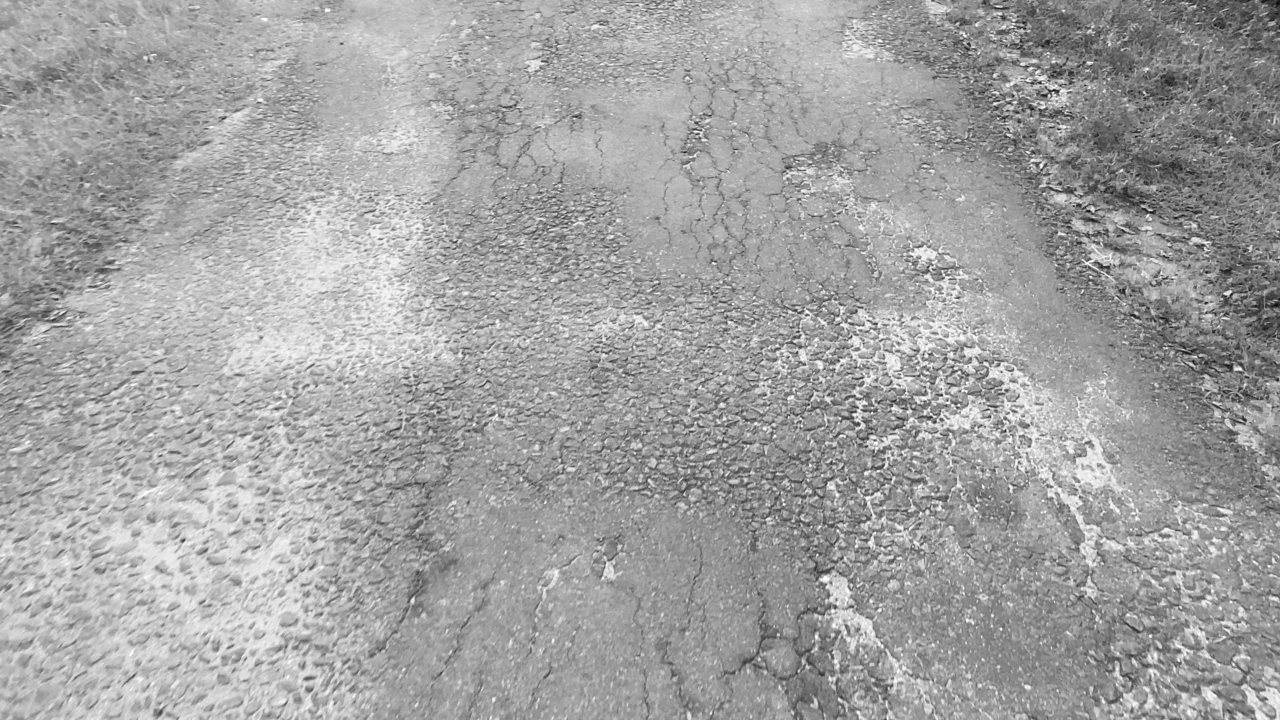
#> input picture Vid_02/frame_1020.jpg, 3840 x 2160 px (shown at 1/3 size)
$ python -i enhancement.py   (imports and definitions only)
#> lines starting #> are read from the running program, lines starting #| are printed output that depends on the picture
#> further down, picture is the input picture: shape (2160, 3840, 3); min 0, max 255, mean 162.5
import cv2
import numpy as np

def enhance_frame(frame):

    # Resize
    frame = cv2.resize(frame, (640, 480))
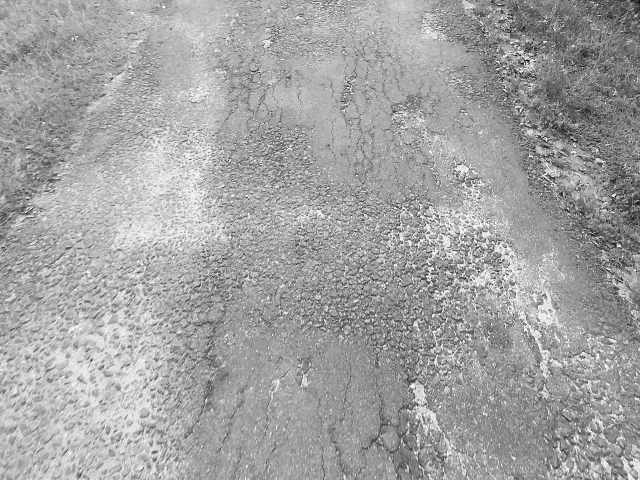
#> frame: shape (480, 640, 3); min 7, max 255, mean 162.5

    # Convert to grayscale
    gray = cv2.cvtColor(frame, cv2.COLOR_BGR2GRAY)

    # Gaussian blur
    blur = cv2.GaussianBlur(gray, (5, 5), 1)

    return blur

>>> import cv2
>>> picture = cv2.imread('../Vid_02/frame_1020.jpg')
>>> result = enhance_frame(picture)

$ run again, on Vid_02/frame_1100.jpg
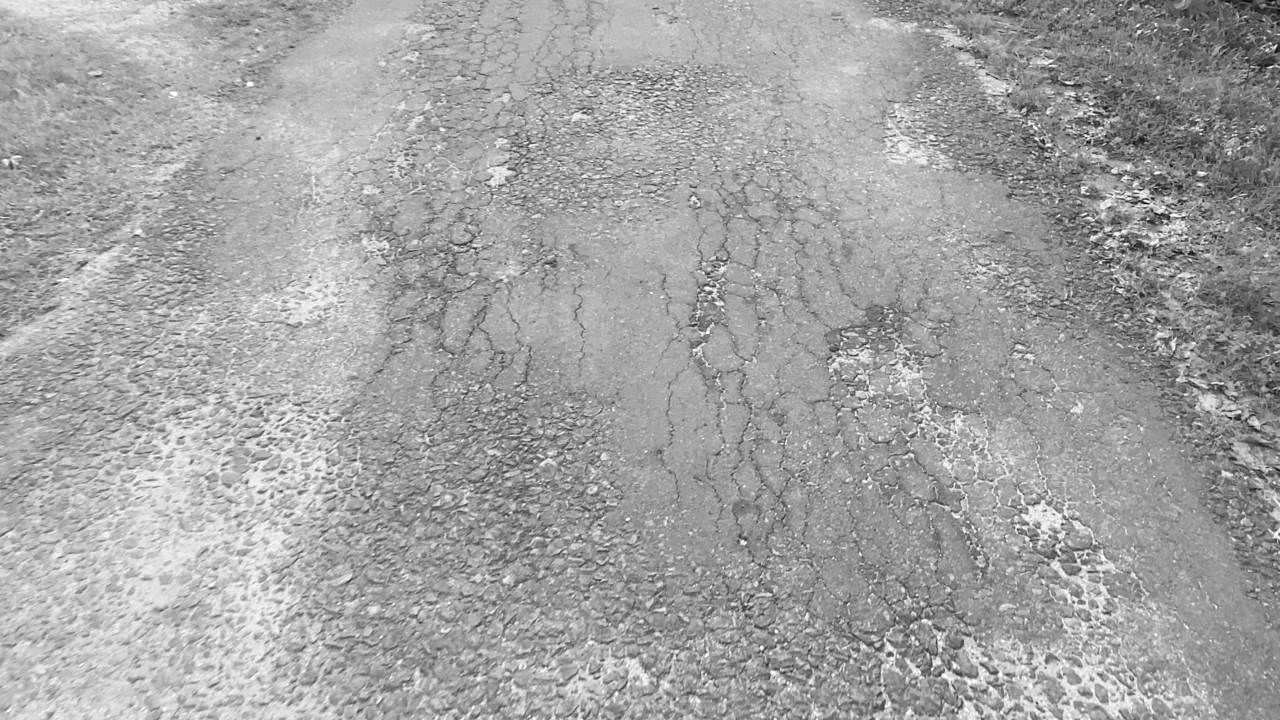
#> input picture Vid_02/frame_1100.jpg, 3840 x 2160 px (shown at 1/3 size)
#> picture is the input picture: shape (2160, 3840, 3); min 0, max 255, mean 163.1
#> in enhance_frame, `frame = cv2.resize(frame, (640, 480))`:
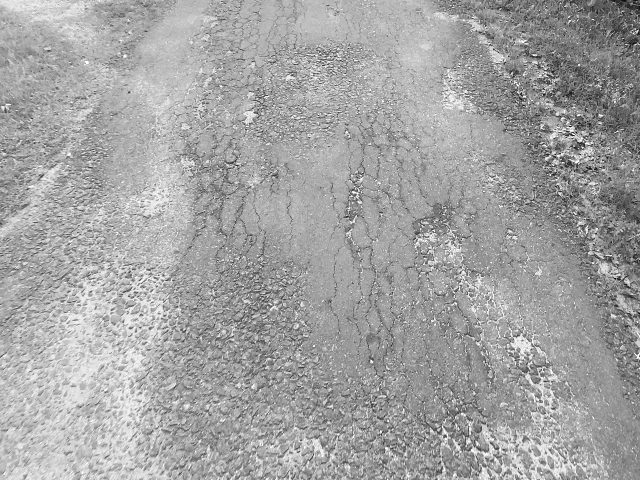
#> frame: shape (480, 640, 3); min 6, max 255, mean 163.1
